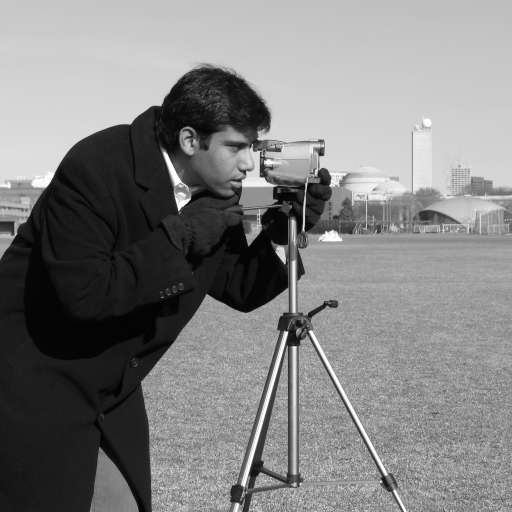
#> input picture skimage.data.camera(), 512 x 512 px
$ jupyter execute ARTI403_Lab5_2240007157.ipynb   (older library calls are emulated)
#> lines starting #> are read from the running program, lines starting #| are printed output that depends on the picture
# ARTI 403 – Image Processing
## Lab 5: Spatial Filtering – Smoothing and Sharpening
### Name: Abdullah Alnaji
### ID: 2240007157
**Images:** taken from the scikit-image general-purpose dataset (`skimage.data`, see [gallery](https://scikit-image.org/docs/stable/auto_examples/data/plot_general.html)) and saved in the `images/` folder.

## 0. Setup – import libraries and save the images to `images/`

[cell 1]
import os
import cv2
import numpy as np
import matplotlib.pyplot as plt
from skimage import data, io

os.makedirs('images', exist_ok=True)

# Images from the scikit-image general-purpose dataset
images = {
    'camera.png':    data.camera(),     # RGB  - procedural task (unsharp masking) and RGB  - assessment task 2 (Gaussian filters)
    'cat.png':    data.cat(),     # gray - assessment task 1 (box filter) and gray - assessment task 3 (Laplacian sharpening)
}
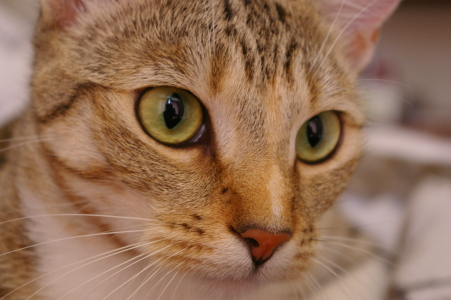
#> input picture skimage.data.cat(), 451 x 300 px
for name, img in images.items():
    io.imsave(os.path.join('images', name), img, check_contrast=False)
    print(f'{name:15s} shape={img.shape}, dtype={img.dtype}')
#> this loop made 2 passes
#> name on passes 1 to 2: 'camera.png', 'cat.png'
#| camera.png      shape=(512, 512), dtype=uint8
#| cat.png         shape=(300, 451, 3), dtype=uint8

## 1. Procedural Task – Unsharp Masking
The manual uses `Parrot.png`; we use the **camera** image from scikit-image instead.

$$\text{sharpened} = f + k\,(f - f_{blur}),\qquad \sigma = 2,\; k = 1.5$$

[cell 2]
# Read the image
image = cv2.imread('images/camera.png')
#> image: shape (512, 512, 3); min 0, max 255, mean 129.1
image = cv2.cvtColor(image, cv2.COLOR_BGR2RGB)  # Convert from BGR to RGB

sigma = 2      # Gaussian sigma
amount = 1.5   # unsharp-mask strength

# Convert image to float32 for processing
image_float = image.astype(np.float32) / 255.0

# Apply Gaussian blur
blurred = cv2.GaussianBlur(image_float, (0, 0), sigmaX=sigma, sigmaY=sigma)
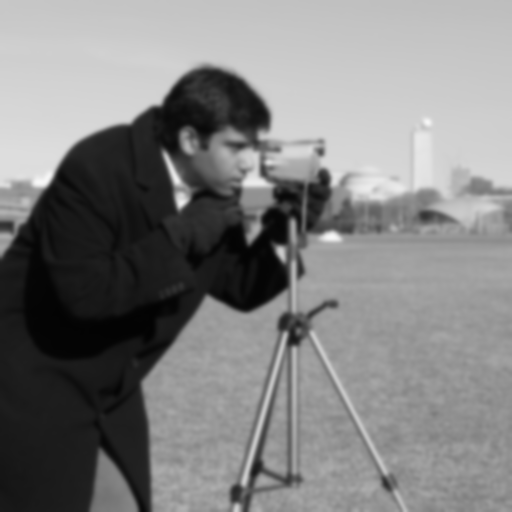
#> blurred: shape (512, 512, 3) float32; min 0.0126, max 0.973, mean 0.506

# Perform Unsharp Masking
sharpened = np.clip(image_float + amount * (image_float - blurred), 0, 1)
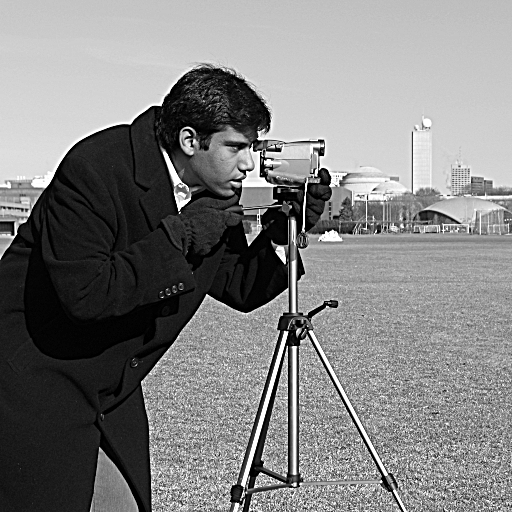
#> sharpened: shape (512, 512, 3) float32; min 0, max 1, mean 0.505

fig, ax = plt.subplots(1, 3, figsize=(15, 5))
ax[0].imshow(image);     ax[0].set_title('Original Image')
ax[1].imshow(blurred);   ax[1].set_title('Blurred Image')
ax[2].imshow(sharpened); ax[2].set_title('Sharpened (Unsharp Masking)')
for a in ax: a.axis('off')
plt.tight_layout(); plt.show()
#> after `plt.tight_layout()`:
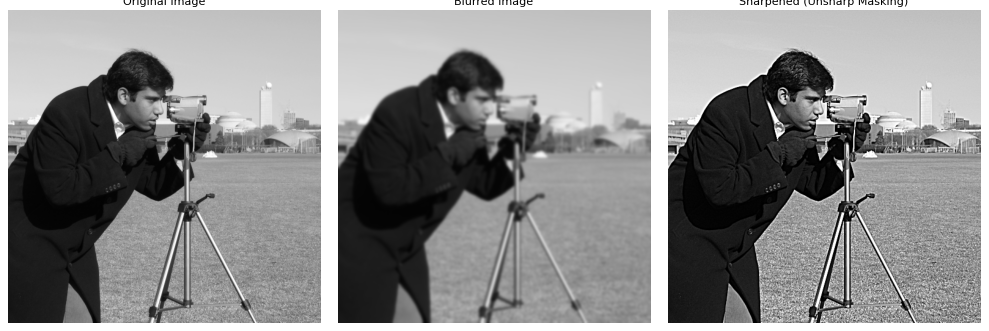
#> figure drawn by matplotlib, 3 panels

# Assessment
## Task 1 – Convolve an image with a 7×7 box filter
A box (mean) filter replaces each pixel with the average of its 7×7 neighbourhood: every kernel weight equals $1/49$.

[cell 3]
img1 = cv2.imread('images/cat.png', cv2.IMREAD_GRAYSCALE)
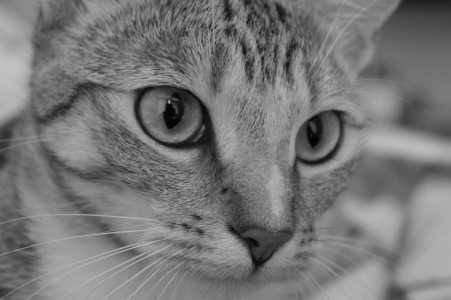
#> img1: shape (300, 451); min 3, max 194, mean 118.9

# 7x7 box kernel (all weights = 1/49)
box_kernel = np.ones((7, 7), np.float32) / 49
print(box_kernel.round(4))

# Convolve the image with the kernel
box_smoothed = cv2.filter2D(img1, -1, box_kernel)
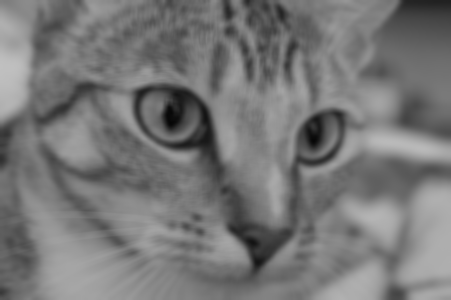
#> box_smoothed: shape (300, 451); min 6, max 192, mean 118.9

# (Check: same result as OpenCV's built-in box filter)
print('Same as cv2.blur:', np.array_equal(box_smoothed, cv2.blur(img1, (7, 7))))
#| Same as cv2.blur: True

fig, ax = plt.subplots(1, 2, figsize=(12, 6))
ax[0].imshow(img1, cmap='gray');         ax[0].set_title('Original Image')
ax[1].imshow(box_smoothed, cmap='gray'); ax[1].set_title('Smoothed – 7×7 Box Filter')
for a in ax: a.axis('off')
plt.tight_layout(); plt.show()

## Task 2 – 5×5 and 21×21 Gaussian filters
With `sigmaX=0`, OpenCV computes σ from the kernel size: $\sigma = 0.3\,((k-1)/2 - 1) + 0.8$.

[cell 4]
img2 = cv2.imread('images/camera.png')
img2 = cv2.cvtColor(img2, cv2.COLOR_BGR2RGB)

gauss_5  = cv2.GaussianBlur(img2, (5, 5), 0)
gauss_21 = cv2.GaussianBlur(img2, (21, 21), 0)

for k in (5, 21):
    print(f'{k}x{k} kernel -> sigma = {0.3 * ((k - 1) / 2 - 1) + 0.8:.2f}')

fig, ax = plt.subplots(1, 3, figsize=(18, 6))
ax[0].imshow(img2);     ax[0].set_title('Original Image')
ax[1].imshow(gauss_5);  ax[1].set_title('Gaussian Filter 5×5')
ax[2].imshow(gauss_21); ax[2].set_title('Gaussian Filter 21×21')
for a in ax: a.axis('off')
plt.tight_layout(); plt.show()

## Task 3 – Sharpening with a 3×3 Laplacian filter
`cv2.Laplacian` with `ksize=1` uses the 3×3 kernel

$$\begin{bmatrix}0&1&0\\1&-4&1\\0&1&0\end{bmatrix}$$

Because the centre coefficient is negative, the sharpened image is $g = f - \nabla^2 f$.

[cell 5]
# 1. Read the image
img3 = cv2.imread('images/cat.png', cv2.IMREAD_GRAYSCALE)

# 2. Convert image to float32
image_float = img3.astype(np.float32) / 255.0
#> image_float: shape (300, 451) float32

# 3. Apply the 3x3 Laplacian
laplacian = cv2.Laplacian(image_float, cv2.CV_32F, ksize=1)
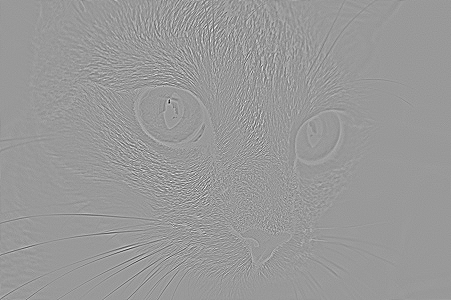
#> laplacian: shape (300, 451) float32; min -1.03, max 0.682, mean -6.87e-06; drawn with min black and max white

# 4. Sharpen the image
sharpened = np.clip(image_float - laplacian, 0, 1)
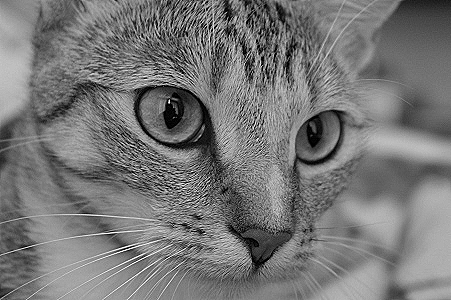
#> sharpened: shape (300, 451) float32; min 0, max 1, mean 0.467

# 5. Plot original, Laplacian, and sharpened images
fig, ax = plt.subplots(1, 3, figsize=(18, 6))
ax[0].imshow(image_float, cmap='gray');          ax[0].set_title('Original Image')
ax[1].imshow(laplacian, cmap='gray');            ax[1].set_title('Laplacian Filter (3×3)')
ax[2].imshow(sharpened, cmap='gray', vmin=0, vmax=1); ax[2].set_title('Sharpened Image')
for a in ax: a.axis('off')
plt.tight_layout(); plt.show()
